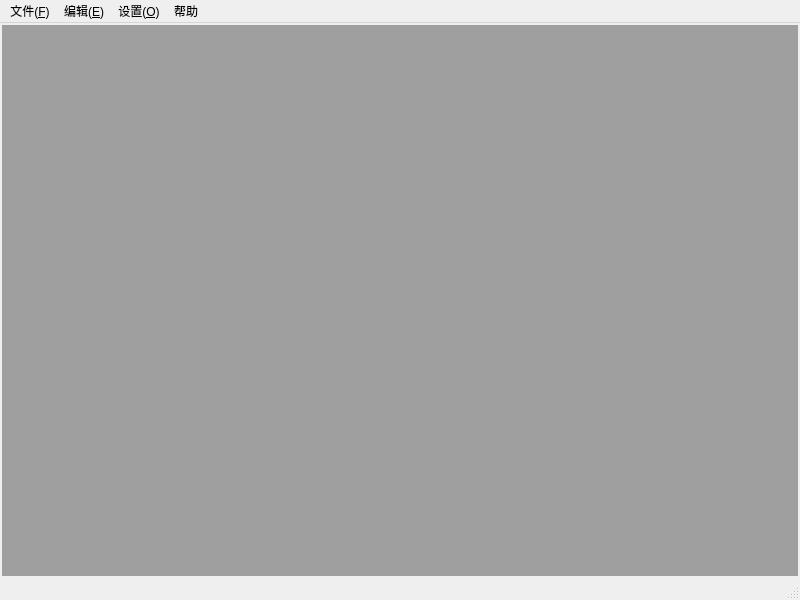
<?xml version="1.0" encoding="UTF-8"?>
<ui version="4.0">
 <class>MainWindow</class>
 <widget class="QMainWindow" name="MainWindow">
  <property name="geometry">
   <rect>
    <x>0</x>
    <y>0</y>
    <width>800</width>
    <height>600</height>
   </rect>
  </property>
  <property name="windowTitle">
   <string>XHexEditor - 十六进制编辑器</string>
  </property>
  <widget class="QWidget" name="centralwidget">
   <layout class="QHBoxLayout" name="horizontalLayout">
    <property name="spacing">
     <number>0</number>
    </property>
    <property name="leftMargin">
     <number>2</number>
    </property>
    <property name="topMargin">
     <number>2</number>
    </property>
    <property name="rightMargin">
     <number>2</number>
    </property>
    <property name="bottomMargin">
     <number>2</number>
    </property>
    <item>
     <widget class="QMdiArea" name="mdiArea">
      <property name="viewMode">
       <enum>QMdiArea::TabbedView</enum>
      </property>
      <property name="documentMode">
       <bool>true</bool>
      </property>
      <property name="tabsClosable">
       <bool>true</bool>
      </property>
      <property name="tabShape">
       <enum>QTabWidget::Rounded</enum>
      </property>
     </widget>
    </item>
   </layout>
  </widget>
  <widget class="QMenuBar" name="menubar">
   <property name="geometry">
    <rect>
     <x>0</x>
     <y>0</y>
     <width>800</width>
     <height>23</height>
    </rect>
   </property>
   <widget class="QMenu" name="menu_F">
    <property name="title">
     <string>文件(&amp;F)</string>
    </property>
    <addaction name="actionnewfile"/>
    <addaction name="actionopenfile"/>
    <addaction name="separator"/>
    <addaction name="actionsavefile"/>
    <addaction name="actionsaveall"/>
    <addaction name="separator"/>
    <addaction name="actionexit"/>
   </widget>
   <widget class="QMenu" name="menu_E">
    <property name="title">
     <string>编辑(&amp;E)</string>
    </property>
   </widget>
   <widget class="QMenu" name="menu_O">
    <property name="title">
     <string>设置(&amp;O)</string>
    </property>
    <addaction name="actionselfont"/>
    <addaction name="separator"/>
    <addaction name="actionblackstyle"/>
    <addaction name="actionnormalstyle"/>
   </widget>
   <widget class="QMenu" name="menu">
    <property name="title">
     <string>帮助</string>
    </property>
   </widget>
   <addaction name="menu_F"/>
   <addaction name="menu_E"/>
   <addaction name="menu_O"/>
   <addaction name="menu"/>
  </widget>
  <widget class="QStatusBar" name="statusbar"/>
  <action name="actionnewfile">
   <property name="text">
    <string>新建文件(&amp;N)</string>
   </property>
   <property name="shortcut">
    <string>Ctrl+N</string>
   </property>
  </action>
  <action name="actionopenfile">
   <property name="text">
    <string>打开文件(&amp;O)</string>
   </property>
   <property name="shortcut">
    <string>Ctrl+O</string>
   </property>
  </action>
  <action name="actionsavefile">
   <property name="text">
    <string>保存文件(&amp;S)</string>
   </property>
  </action>
  <action name="actionsaveall">
   <property name="text">
    <string>全部保存(&amp;A)</string>
   </property>
  </action>
  <action name="actionexit">
   <property name="text">
    <string>退出(&amp;X)</string>
   </property>
  </action>
  <action name="actionselfont">
   <property name="text">
    <string>更换字体</string>
   </property>
  </action>
  <action name="actionblackstyle">
   <property name="text">
    <string>黑色主题</string>
   </property>
  </action>
  <action name="actionnormalstyle">
   <property name="text">
    <string>默认主题</string>
   </property>
  </action>
 </widget>
 <resources/>
 <connections/>
</ui>
